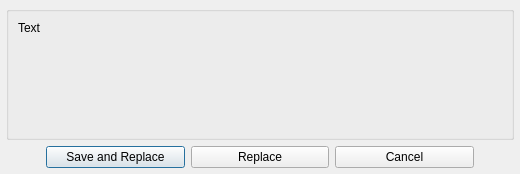
<?xml version="1.0" encoding="UTF-8"?>
<ui version="4.0">
 <class>Dialog</class>
 <widget class="QDialog" name="Dialog">
  <property name="geometry">
   <rect>
    <x>0</x>
    <y>0</y>
    <width>520</width>
    <height>174</height>
   </rect>
  </property>
  <property name="windowTitle">
   <string>Replace With Reference</string>
  </property>
  <layout class="QVBoxLayout" name="verticalLayout" stretch="1,0">
   <property name="margin">
    <number>6</number>
   </property>
   <item>
    <widget class="QGroupBox" name="groupBox">
     <property name="title">
      <string/>
     </property>
     <layout class="QHBoxLayout" name="horizontalLayout">
      <item>
       <widget class="QLabel" name="uiLBL_text">
        <property name="text">
         <string>Text</string>
        </property>
        <property name="textFormat">
         <enum>Qt::RichText</enum>
        </property>
        <property name="alignment">
         <set>Qt::AlignLeading|Qt::AlignLeft|Qt::AlignTop</set>
        </property>
        <property name="wordWrap">
         <bool>true</bool>
        </property>
       </widget>
      </item>
     </layout>
    </widget>
   </item>
   <item>
    <layout class="QHBoxLayout" name="horizontalLayout_2" stretch="0,1,1,1,0">
     <item>
      <spacer name="horizontalSpacer">
       <property name="orientation">
        <enum>Qt::Horizontal</enum>
       </property>
       <property name="sizeHint" stdset="0">
        <size>
         <width>40</width>
         <height>20</height>
        </size>
       </property>
      </spacer>
     </item>
     <item>
      <widget class="QPushButton" name="uiBTN_saveReplace">
       <property name="sizePolicy">
        <sizepolicy hsizetype="Minimum" vsizetype="Fixed">
         <horstretch>0</horstretch>
         <verstretch>0</verstretch>
        </sizepolicy>
       </property>
       <property name="text">
        <string>Save and Replace</string>
       </property>
      </widget>
     </item>
     <item>
      <widget class="QPushButton" name="uiBTN_replace">
       <property name="sizePolicy">
        <sizepolicy hsizetype="Minimum" vsizetype="Fixed">
         <horstretch>0</horstretch>
         <verstretch>0</verstretch>
        </sizepolicy>
       </property>
       <property name="text">
        <string>Replace</string>
       </property>
      </widget>
     </item>
     <item>
      <widget class="QPushButton" name="uiBTN_cancel">
       <property name="sizePolicy">
        <sizepolicy hsizetype="Minimum" vsizetype="Fixed">
         <horstretch>0</horstretch>
         <verstretch>0</verstretch>
        </sizepolicy>
       </property>
       <property name="text">
        <string>Cancel</string>
       </property>
      </widget>
     </item>
     <item>
      <spacer name="horizontalSpacer_2">
       <property name="orientation">
        <enum>Qt::Horizontal</enum>
       </property>
       <property name="sizeHint" stdset="0">
        <size>
         <width>40</width>
         <height>20</height>
        </size>
       </property>
      </spacer>
     </item>
    </layout>
   </item>
  </layout>
 </widget>
 <resources/>
 <connections>
  <connection>
   <sender>uiBTN_saveReplace</sender>
   <signal>clicked()</signal>
   <receiver>Dialog</receiver>
   <slot>onSaveReplaceClicked()</slot>
   <hints>
    <hint type="sourcelabel">
     <x>119</x>
     <y>155</y>
    </hint>
    <hint type="destinationlabel">
     <x>259</x>
     <y>86</y>
    </hint>
   </hints>
  </connection>
  <connection>
   <sender>uiBTN_replace</sender>
   <signal>clicked()</signal>
   <receiver>Dialog</receiver>
   <slot>onReplaceClicked()</slot>
   <hints>
    <hint type="sourcelabel">
     <x>259</x>
     <y>155</y>
    </hint>
    <hint type="destinationlabel">
     <x>259</x>
     <y>86</y>
    </hint>
   </hints>
  </connection>
  <connection>
   <sender>uiBTN_cancel</sender>
   <signal>clicked()</signal>
   <receiver>Dialog</receiver>
   <slot>onCancelClicked()</slot>
   <hints>
    <hint type="sourcelabel">
     <x>399</x>
     <y>155</y>
    </hint>
    <hint type="destinationlabel">
     <x>259</x>
     <y>86</y>
    </hint>
   </hints>
  </connection>
  <connection>
   <sender>Dialog</sender>
   <signal>finished(int)</signal>
   <receiver>Dialog</receiver>
   <slot>onDialogFinished()</slot>
   <hints>
    <hint type="sourcelabel">
     <x>259</x>
     <y>86</y>
    </hint>
    <hint type="destinationlabel">
     <x>259</x>
     <y>86</y>
    </hint>
   </hints>
  </connection>
 </connections>
 <slots>
  <slot>onSaveReplaceClicked()</slot>
  <slot>onReplaceClicked()</slot>
  <slot>onCancelClicked()</slot>
  <slot>onDialogFinished()</slot>
 </slots>
</ui>
